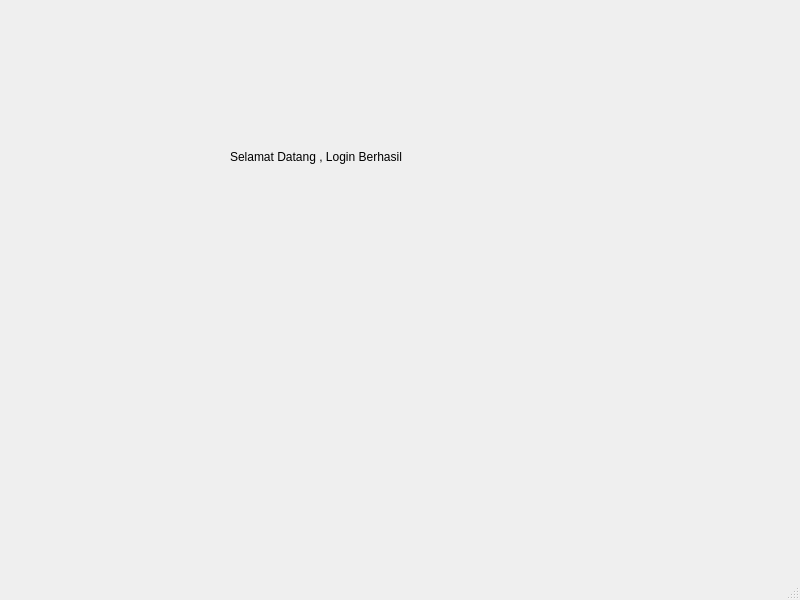
<?xml version="1.0" encoding="UTF-8"?>
<ui version="4.0">
 <class>MainWindow</class>
 <widget class="QMainWindow" name="MainWindow">
  <property name="geometry">
   <rect>
    <x>0</x>
    <y>0</y>
    <width>800</width>
    <height>600</height>
   </rect>
  </property>
  <property name="windowTitle">
   <string>MainWindow</string>
  </property>
  <widget class="QWidget" name="centralwidget">
   <widget class="QWidget" name="verticalLayoutWidget">
    <property name="geometry">
     <rect>
      <x>230</x>
      <y>150</y>
      <width>351</width>
      <height>241</height>
     </rect>
    </property>
    <layout class="QVBoxLayout" name="verticalLayout_2">
     <item>
      <layout class="QFormLayout" name="formLayout">
       <item row="0" column="0">
        <widget class="QLabel" name="label">
         <property name="text">
          <string>Selamat Datang , Login Berhasil</string>
         </property>
        </widget>
       </item>
      </layout>
     </item>
    </layout>
   </widget>
  </widget>
  <widget class="QMenuBar" name="menubar">
   <property name="geometry">
    <rect>
     <x>0</x>
     <y>0</y>
     <width>800</width>
     <height>33</height>
    </rect>
   </property>
  </widget>
  <widget class="QStatusBar" name="statusbar"/>
 </widget>
 <resources/>
 <connections/>
</ui>
